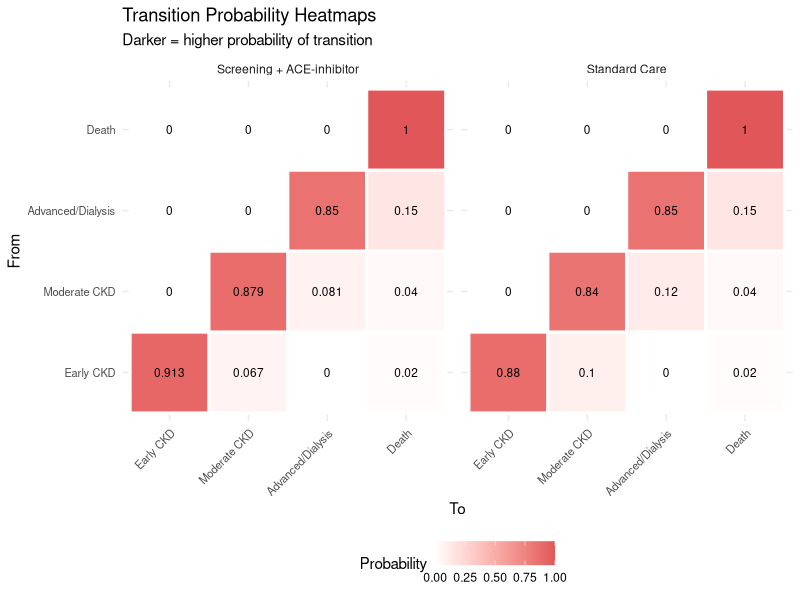
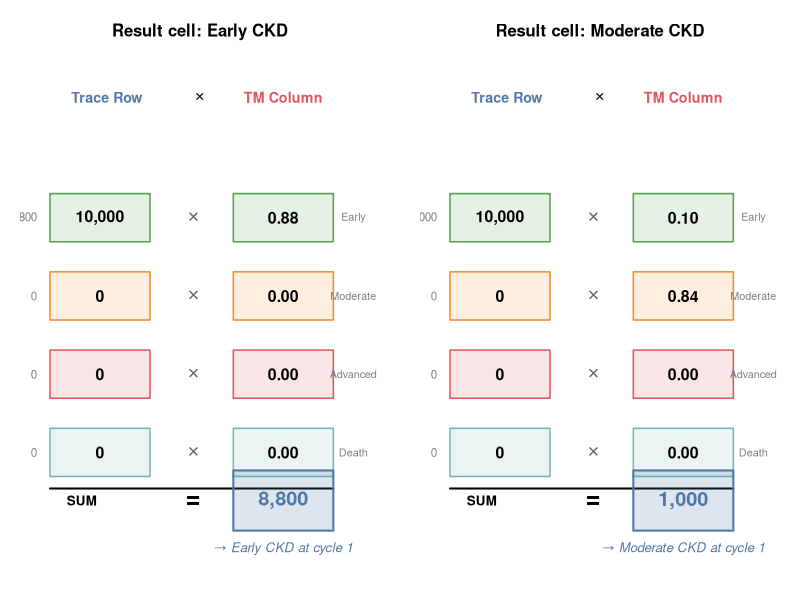
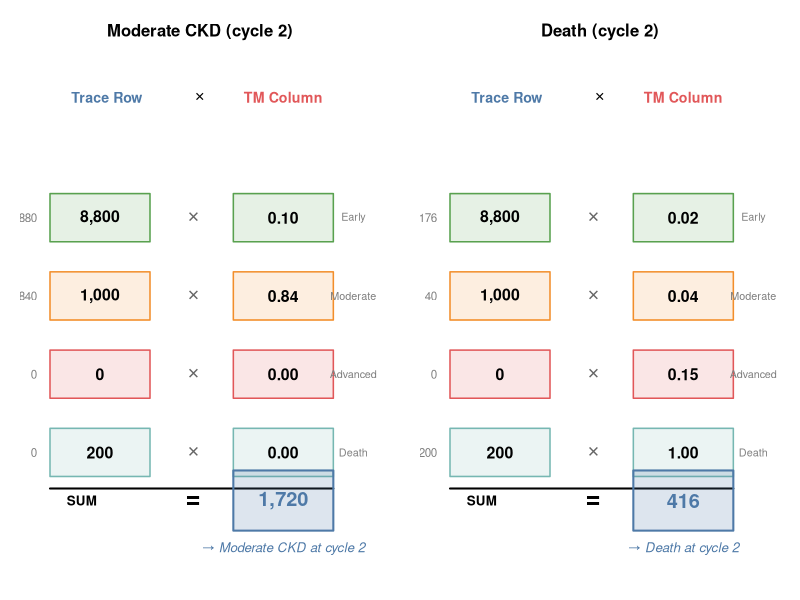
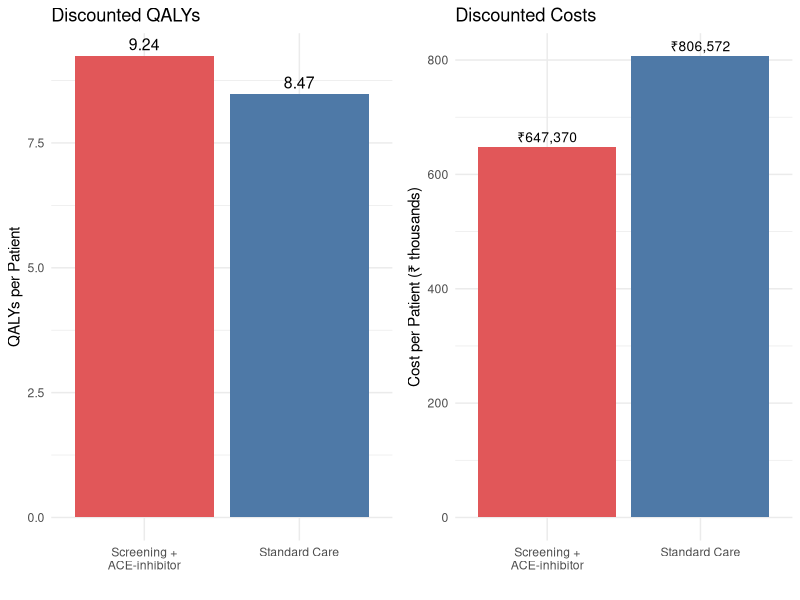
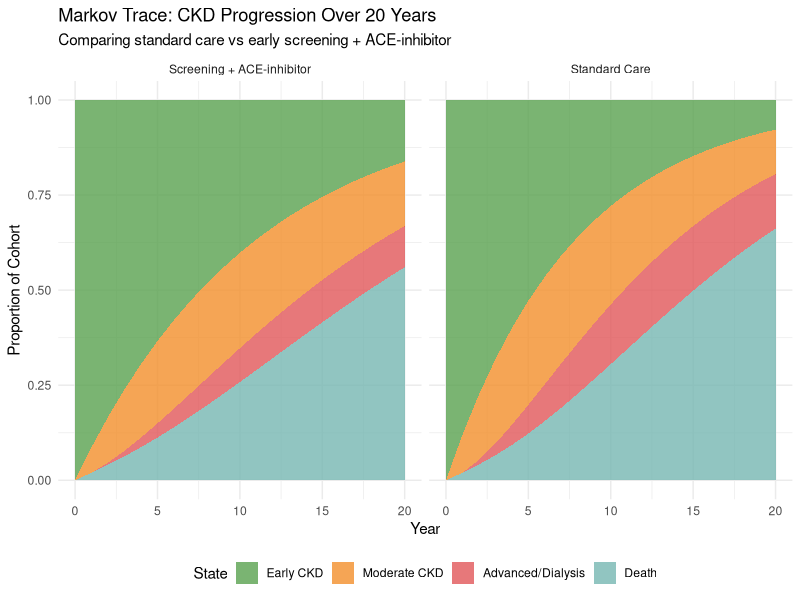
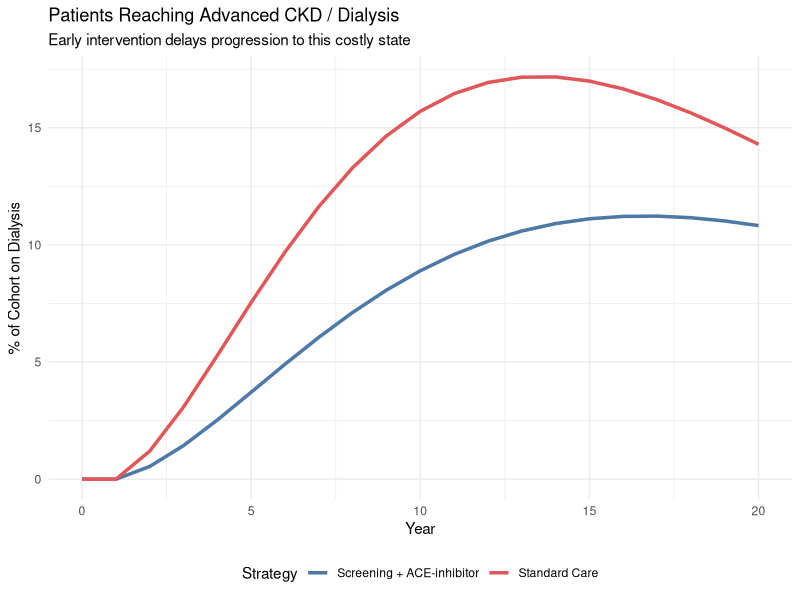
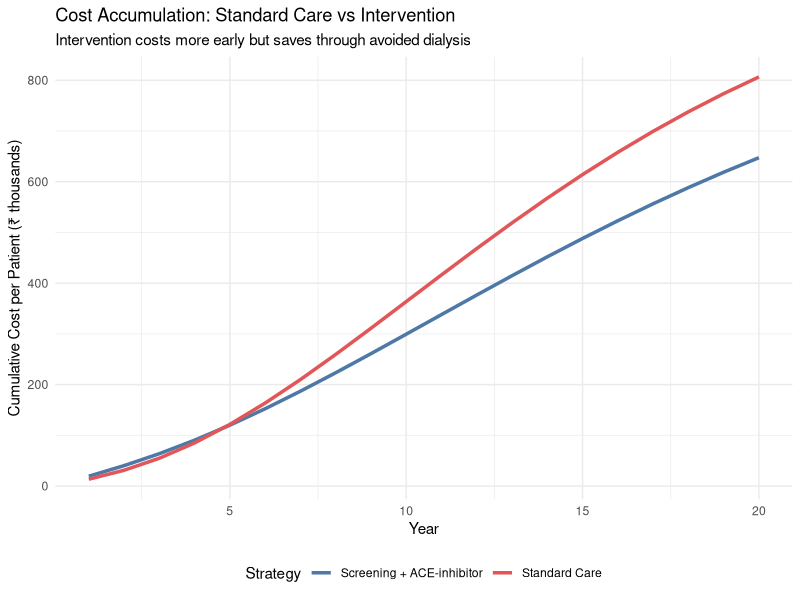
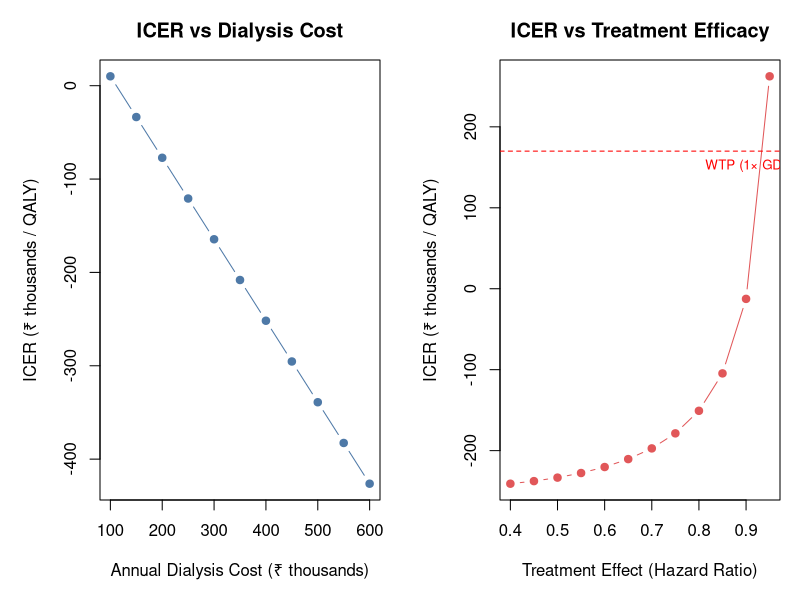

These charts were generated, in order, by the following R code:
## ---- chunk 1
#| label: fig-ckd-states
#| echo: true
#| fig-cap: "CKD Markov model: health states and transitions"

library(DiagrammeR)

grViz("
digraph ckd_markov {
  graph [rankdir=LR, bgcolor='transparent', fontname='Helvetica', nodesep=0.8]
  node [fontname='Helvetica', fontsize=11, style='filled,rounded', shape=box]

  E [label='Early CKD\n(Stage 1-2)\neGFR ≥ 60', fillcolor='#59a14f', fontcolor='white', width=1.8]
  M [label='Moderate CKD\n(Stage 3)\neGFR 30-59', fillcolor='#f28e2b', fontcolor='white', width=1.8]
  A [label='Advanced CKD\n/ Dialysis\n(Stage 4-5)', fillcolor='#e15759', fontcolor='white', width=1.8]
  D [label='Death', fillcolor='#76b7b2', fontcolor='white', shape=doublecircle, width=1.2]

  E -> M [label='p_12', fontsize=10]
  M -> A [label='p_23', fontsize=10]
  E -> D [label='p_1d', fontsize=10]
  M -> D [label='p_2d', fontsize=10]
  A -> D [label='p_3d', fontsize=10]

  E -> E [label='stay', style=dashed, fontsize=9]
  M -> M [label='stay', style=dashed, fontsize=9]
  A -> A [label='stay', style=dashed, fontsize=9]
}
")
## ---- chunk 2
#| label: parameters
#| echo: true

library(knitr)

# ============================================================
# MODEL PARAMETERS — CKD Markov Model
# ============================================================

# --- Cohort ---
n_cohort <- 10000   # Cohort of 10,000 patients with early CKD
n_cycles <- 20      # 20-year time horizon
cycle_length <- 1   # Annual cycles

# --- Starting Distribution ---
# All patients start in Early CKD (detected through screening)
state_names <- c("Early CKD", "Moderate CKD", "Advanced/Dialysis", "Death")
n_states <- length(state_names)

# --- Annual Transition Probabilities: STANDARD CARE ---
# Source: Adapted from international CKD progression literature
# (Go et al. 2004 NEJM; Kerr et al. 2012; SEEK study India)
# Adjusted for Indian demographics (younger onset, higher diabetes burden)

# From Early CKD (Stage 1-2)
p_12_standard <- 0.10   # Early → Moderate (annual)
p_1d_standard <- 0.02   # Early → Death (background + CKD-related)

# From Moderate CKD (Stage 3)
p_23_standard <- 0.12   # Moderate → Advanced (annual)
p_2d_standard <- 0.04   # Moderate → Death

# From Advanced CKD / Dialysis (Stage 4-5)
p_3d_standard <- 0.15   # Advanced → Death (annual)
# Source: Indian dialysis mortality ~15-25% annually
# (Rajapurkar et al. 2012; Indian CKD Registry)

# --- Costs (₹ per year) ---
# Source: Indian hospital data; PMJAY package rates; Jeloka et al. 2007;
#         Inside CKD India projections (Lancet eClinicalMedicine 2024)

# State costs (annual)
cost_early    <- 12000    # OPD visits, basic labs, lifestyle counselling
cost_moderate <- 45000    # Specialist visits, medications, frequent labs
cost_advanced <- 350000   # Dialysis (2-3 sessions/week at public hospital rates)
cost_death    <- 0

# Intervention-specific costs
cost_screening  <- 500     # One-time population screening cost per person
cost_ace_annual <- 6000    # ACE-inhibitor + monitoring (generic enalapril/ramipril)

# --- Utility Weights (annual QALYs) ---
# Source: Adapted from Gorodetskaya et al. 2005; Tajima et al. 2010
# Indian EQ-5D data limited; disclaimer applies
utility_early    <- 0.85
utility_moderate <- 0.72
utility_advanced <- 0.55   # Dialysis significantly reduces quality of life
utility_death    <- 0.00

# --- Discount Rate ---
discount_rate <- 0.03  # 3% annual for both costs and QALYs

# --- WTP Threshold ---
wtp_india <- 170000  # ~1x GDP per capita India
## ---- chunk 3
#| label: param-summary
#| echo: true

# Display parameters as a clean table
param_table <- data.frame(
  Parameter = c("Cohort size", "Time horizon", "Discount rate",
                "p(Early→Moderate)", "p(Early→Death)",
                "p(Moderate→Advanced)", "p(Moderate→Death)",
                "p(Advanced→Death)",
                "Cost: Early CKD", "Cost: Moderate CKD",
                "Cost: Advanced/Dialysis", "Cost: Screening (one-time)",
                "Cost: ACE-inhibitor (annual)",
                "Utility: Early", "Utility: Moderate",
                "Utility: Advanced", "Utility: Death"),
  Value = c("10,000", "20 years", "3%",
            "0.10", "0.02", "0.12", "0.04", "0.15",
            "₹12,000", "₹45,000", "₹3,50,000", "₹500", "₹6,000",
            "0.85", "0.72", "0.55", "0.00"),
  Source = c("Assumption", "Standard for chronic disease", "Indian HTA guidelines",
             "Go 2004; SEEK India", "Background + CKD-related",
             "Go 2004; Kerr 2012", "CKD-related excess mortality",
             "Indian CKD Registry; Rajapurkar 2012",
             "PMJAY rates", "Specialist care estimates",
             "Public hospital dialysis", "Population screening", "Generic enalapril",
             "Gorodetskaya 2005", "Gorodetskaya 2005",
             "Tajima 2010; Indian EQ-5D limited", "Convention")
)

kable(param_table, align = "llr",
      caption = "Model parameters with sources")
## ---- chunk 4
#| label: hr-conversion
#| echo: true

# --- Treatment Effect: HR = 0.66 ---
treatment_effect_hr <- 0.66

# Step-by-step conversion for Early → Moderate
rate_12 <- -log(1 - p_12_standard)                     # Step 1: prob → rate
rate_12_int <- rate_12 * treatment_effect_hr            # Step 2: apply HR
p_12_intervention <- 1 - exp(-rate_12_int)              # Step 3: rate → prob

# This is mathematically equivalent to the shortcut:
p_12_shortcut <- 1 - (1 - p_12_standard)^treatment_effect_hr

# Verify they match
kable(data.frame(
  Transition = c("Early → Moderate", "Moderate → Advanced"),
  Standard = c(p_12_standard, p_23_standard),
  `Step-by-step` = c(p_12_intervention, 1 - exp(-(-log(1 - p_23_standard)) * treatment_effect_hr)),
  Shortcut = c(p_12_shortcut, 1 - (1 - p_23_standard)^treatment_effect_hr),
  check.names = FALSE
), digits = 6, caption = "HR → probability conversion: both methods agree")

# Use the shortcut going forward
p_12_intervention <- 1 - (1 - p_12_standard)^treatment_effect_hr
p_23_intervention <- 1 - (1 - p_23_standard)^treatment_effect_hr

# Mortality not directly affected by ACE-inhibitor
p_1d_intervention <- p_1d_standard
p_2d_intervention <- p_2d_standard
p_3d_intervention <- p_3d_standard
## ---- chunk 5
#| label: matrix-scaffold
#| echo: true

# Start with an empty 4×4 matrix of zeros
tm_standard <- matrix(0, nrow = n_states, ncol = n_states,
                      dimnames = list(state_names, state_names))

# At this point, every cell is 0:
kable(tm_standard, digits = 2,
      caption = "Step 1: Empty scaffold — all zeros")
## ---- chunk 6
#| label: matrix-populate
#| echo: true

# --- Method A: State-name indexing (recommended for clarity) ---
# From Early CKD
tm_standard["Early CKD", "Moderate CKD"] <- p_12_standard       # progression
tm_standard["Early CKD", "Death"]        <- p_1d_standard       # mortality
tm_standard["Early CKD", "Early CKD"]    <- 1 - p_12_standard - p_1d_standard  # stay

# From Moderate CKD
tm_standard["Moderate CKD", "Advanced/Dialysis"] <- p_23_standard
tm_standard["Moderate CKD", "Death"]             <- p_2d_standard
tm_standard["Moderate CKD", "Moderate CKD"]      <- 1 - p_23_standard - p_2d_standard

# From Advanced/Dialysis
tm_standard["Advanced/Dialysis", "Death"]             <- p_3d_standard
tm_standard["Advanced/Dialysis", "Advanced/Dialysis"]  <- 1 - p_3d_standard

# Death is absorbing
tm_standard["Death", "Death"] <- 1

# --- Method B: Numeric indexing (equivalent) ---
# tm_standard[1, 2] <- p_12_standard      # row 1 = Early, col 2 = Moderate
# tm_standard[1, 4] <- p_1d_standard      # row 1 = Early, col 4 = Death
# tm_standard[1, 1] <- 1 - p_12_standard - p_1d_standard
# ... and so on

kable(tm_standard, digits = 4,
      caption = "Standard Care transition matrix — completed")
## ---- chunk 7
#| label: rowsum-check
#| echo: true

# Every row must sum to exactly 1.0
kable(data.frame(
  State = state_names,
  `Row Sum` = rowSums(tm_standard),
  check.names = FALSE
), caption = "Row-sum check: all rows must equal 1.000")
## ---- chunk 8
#| label: intervention-matrix
#| echo: true

# Build intervention matrix — same structure, different progression rates
tm_intervention <- matrix(0, nrow = n_states, ncol = n_states,
                          dimnames = list(state_names, state_names))

tm_intervention["Early CKD", "Moderate CKD"] <- p_12_intervention
tm_intervention["Early CKD", "Death"]        <- p_1d_intervention
tm_intervention["Early CKD", "Early CKD"]    <- 1 - p_12_intervention - p_1d_intervention

tm_intervention["Moderate CKD", "Advanced/Dialysis"] <- p_23_intervention
tm_intervention["Moderate CKD", "Death"]             <- p_2d_intervention
tm_intervention["Moderate CKD", "Moderate CKD"]      <- 1 - p_23_intervention - p_2d_intervention

tm_intervention["Advanced/Dialysis", "Death"]             <- p_3d_intervention
tm_intervention["Advanced/Dialysis", "Advanced/Dialysis"]  <- 1 - p_3d_intervention

tm_intervention["Death", "Death"] <- 1

kable(tm_intervention, digits = 4,
      caption = "Intervention transition matrix — ACE-inhibitor slows progression")
## ---- chunk 9
#| label: fig-tm-heatmap
#| echo: true
#| fig-cap: "Transition matrix heatmap — Standard Care vs Intervention"

library(tidyr)
library(ggplot2)

tm_df_std <- as.data.frame(as.table(tm_standard))
names(tm_df_std) <- c("From", "To", "Probability")
tm_df_std$Strategy <- "Standard Care"

tm_df_int <- as.data.frame(as.table(tm_intervention))
names(tm_df_int) <- c("From", "To", "Probability")
tm_df_int$Strategy <- "Screening + ACE-inhibitor"

tm_combined <- rbind(tm_df_std, tm_df_int)

ggplot(tm_combined, aes(x = To, y = From, fill = Probability)) +
  geom_tile(colour = "white", linewidth = 1) +
  geom_text(aes(label = round(Probability, 3)), size = 3) +
  facet_wrap(~Strategy) +
  scale_fill_gradient(low = "white", high = "#e15759") +
  labs(title = "Transition Probability Heatmaps",
       subtitle = "Darker = higher probability of transition") +
  theme_minimal() +
  theme(axis.text.x = element_text(angle = 45, hjust = 1, size = 8),
        axis.text.y = element_text(size = 8),
        legend.position = "bottom")
## ---- chunk 10
#| label: fig-handshake
#| echo: true
#| fig-cap: "The handshake: row from trace meets column from TM, multiply pairs, sum to get result"
#| fig-height: 7
#| fig-width: 9

# ---------------------------------------------------------------
# HANDSHAKE VISUALISATION
# We show how result[1, "Early CKD"] is computed:
#   trace row meets TM column "Early CKD" face-to-face
# Then repeat for "Moderate CKD" column to show the pattern
# ---------------------------------------------------------------

par(mfrow = c(1, 2), mar = c(1, 1, 3, 1))

# --- Helper function to draw one handshake ---
draw_handshake <- function(row_vals, col_vals, row_labels,
                           result_val, result_label, title_text) {
  plot(NULL, xlim = c(0, 10), ylim = c(-1.5, 6.5), axes = FALSE, ann = FALSE)
  title(main = title_text, cex.main = 1.0, font.main = 2)

  # Column headers
  text(2.2, 6.2, "Trace Row", cex = 0.85, font = 2, col = "#4e79a7")
  text(5.0, 6.2, expression(symbol("\264")), cex = 1.0)
  text(7.5, 6.2, "TM Column", cex = 0.85, font = 2, col = "#e15759")

  # Draw each pair face-to-face
  box_cols <- c("#59a14f", "#f28e2b", "#e15759", "#76b7b2")

  for (i in 1:4) {
    y <- 5.5 - i * 1.3

    # Left box: trace row element
    rect(0.5, y - 0.4, 3.5, y + 0.4,
         col = paste0(box_cols[i], "25"), border = box_cols[i], lwd = 1.5)
    text(2.0, y, format(row_vals[i], big.mark = ","), cex = 0.95, font = 2)

    # Multiplication sign between
    text(4.8, y, expression(symbol("\264")), cex = 1.2, col = "grey40")

    # Right box: TM column element
    rect(6.0, y - 0.4, 9.0, y + 0.4,
         col = paste0(box_cols[i], "25"), border = box_cols[i], lwd = 1.5)
    text(7.5, y, sprintf("%.2f", col_vals[i]), cex = 0.95, font = 2)

    # State label on far right
    text(9.6, y, row_labels[i], cex = 0.65, col = "grey50")

    # Product on far left
    product <- row_vals[i] * col_vals[i]
    text(0.1, y, format(round(product, 1), big.mark = ","),
         cex = 0.7, col = "grey50", adj = 1)
  }

  # Sum line and result
  segments(0.5, -0.3, 9.0, -0.3, lwd = 2, col = "black")
  text(1.0, -0.5, "SUM", cex = 0.8, font = 2, adj = 0)
  text(4.8, -0.5, "=", cex = 1.5, font = 2)

  # Result box
  rect(6.0, -1.0, 9.0, -0.0, col = "#4e79a730", border = "#4e79a7", lwd = 2)
  text(7.5, -0.5, format(round(result_val, 1), big.mark = ","),
       cex = 1.2, font = 2, col = "#4e79a7")
  text(7.5, -1.3, result_label, cex = 0.8, font = 3, col = "#4e79a7")
}

# --- Trace row (cycle 0): all 10,000 in Early CKD ---
trace_row <- c(10000, 0, 0, 0)
labels <- c("Early", "Moderate", "Advanced", "Death")

# Handshake 1: trace row × TM column "Early CKD"
tm_col_early <- tm_standard[, "Early CKD"]
draw_handshake(trace_row, tm_col_early, labels,
               sum(trace_row * tm_col_early),
               "→ Early CKD at cycle 1",
               "Result cell: Early CKD")

# Handshake 2: trace row × TM column "Moderate CKD"
tm_col_mod <- tm_standard[, "Moderate CKD"]
draw_handshake(trace_row, tm_col_mod, labels,
               sum(trace_row * tm_col_mod),
               "→ Moderate CKD at cycle 1",
               "Result cell: Moderate CKD")
## ---- chunk 11
#| label: matmul-demo
#| echo: true

# --- Cycle 0: Starting state ---
trace_0 <- c(10000, 0, 0, 0)
names(trace_0) <- state_names

# R computes all 4 handshakes in one line:
trace_1 <- trace_0 %*% tm_standard
trace_1 <- as.numeric(trace_1)
names(trace_1) <- state_names

# Show the element-by-element computation
handshake_table <- data.frame(
  `Result Cell` = state_names,
  `Dot Product` = c(
    "10000×0.88 + 0×0 + 0×0 + 0×0",
    "10000×0.10 + 0×0.84 + 0×0 + 0×0",
    "10000×0 + 0×0.12 + 0×0.85 + 0×0",
    "10000×0.02 + 0×0.04 + 0×0.15 + 0×1"
  ),
  `= Count` = format(trace_1, big.mark = ","),
  check.names = FALSE
)

kable(handshake_table,
      caption = "Cycle 0 → 1: each result cell is one row × column handshake")
## ---- chunk 12
#| label: fig-handshake-cycle2
#| echo: true
#| fig-cap: "Cycle 1 → 2: with patients in multiple states, the dot products have more non-zero terms"
#| fig-height: 7
#| fig-width: 9

par(mfrow = c(1, 2), mar = c(1, 1, 3, 1))

# Handshake: trace_1 × TM column "Moderate CKD"
tm_col_mod <- tm_standard[, "Moderate CKD"]
draw_handshake(trace_1, tm_col_mod, labels,
               sum(trace_1 * tm_col_mod),
               "→ Moderate CKD at cycle 2",
               "Moderate CKD (cycle 2)")

# Handshake: trace_1 × TM column "Death"
tm_col_death <- tm_standard[, "Death"]
draw_handshake(trace_1, tm_col_death, labels,
               sum(trace_1 * tm_col_death),
               "→ Death at cycle 2",
               "Death (cycle 2)")
## ---- chunk 13
#| label: matmul-cycles-2-3
#| echo: true

# Cycle 1 → 2
trace_2 <- as.numeric(trace_1 %*% tm_standard)
names(trace_2) <- state_names

# Cycle 2 → 3
trace_3 <- as.numeric(trace_2 %*% tm_standard)
names(trace_3) <- state_names

# Show the first 4 cycles as a table
first_cycles <- data.frame(
  Cycle = 0:3,
  `Early CKD` = c(trace_0[1], trace_1[1], trace_2[1], trace_3[1]),
  `Moderate CKD` = c(trace_0[2], trace_1[2], trace_2[2], trace_3[2]),
  `Advanced/Dialysis` = c(trace_0[3], trace_1[3], trace_2[3], trace_3[3]),
  Death = c(trace_0[4], trace_1[4], trace_2[4], trace_3[4]),
  check.names = FALSE
)

kable(first_cycles, digits = 1,
      caption = "First 4 cycles: watch the cohort flow through states")
## ---- chunk 14
#| label: markov-simulation
#| echo: true

# --- Markov Cohort Simulation ---
# Step 1: Create the trace matrix (21 rows × 4 columns)
trace_std <- matrix(0, nrow = n_cycles + 1, ncol = n_states,
                    dimnames = list(paste0("Cycle_", 0:n_cycles), state_names))
trace_std[1, 1] <- n_cohort  # All start in Early CKD

trace_int <- trace_std  # Same starting point for intervention

# Step 2: Run the simulation loop
for (cycle in 1:n_cycles) {
  trace_std[cycle + 1, ] <- trace_std[cycle, ] %*% tm_standard
  trace_int[cycle + 1, ] <- trace_int[cycle, ] %*% tm_intervention
}
## ---- chunk 15
#| label: trace-table
#| echo: true

# Show first 6 and last 3 cycles
trace_display <- as.data.frame(round(trace_std, 1))
trace_display$Cycle <- 0:n_cycles
trace_display$Total <- rowSums(trace_std)
trace_display <- trace_display[, c("Cycle", state_names, "Total")]

# Show selected rows
rows_to_show <- c(1:6, 11, 16, 21)  # cycles 0-5, 10, 15, 20
kable(trace_display[rows_to_show, ], digits = 1, row.names = FALSE,
      caption = "Markov trace (Standard Care): patient counts per state")
## ---- chunk 16
#| label: half-cycle
#| echo: true

# Half-cycle corrected trace: average start and end of each cycle
trace_hcc_std <- (trace_std[1:n_cycles, ] + trace_std[2:(n_cycles + 1), ]) / 2
trace_hcc_int <- (trace_int[1:n_cycles, ] + trace_int[2:(n_cycles + 1), ]) / 2

# Show the difference for cycle 1
kable(data.frame(
  Measure = c("Start of cycle 1 (trace row 1)",
              "End of cycle 1 (trace row 2)",
              "Half-cycle corrected average"),
  `Early CKD` = c(trace_std[1, 1], trace_std[2, 1],
                   trace_hcc_std[1, 1]),
  `Moderate CKD` = c(trace_std[1, 2], trace_std[2, 2],
                      trace_hcc_std[1, 2]),
  `Adv/Dialysis` = c(trace_std[1, 3], trace_std[2, 3],
                      trace_hcc_std[1, 3]),
  Death = c(trace_std[1, 4], trace_std[2, 4],
            trace_hcc_std[1, 4]),
  check.names = FALSE
), digits = 1, caption = "Half-cycle correction for cycle 1: averaging start and end")
## ---- chunk 17
#| label: discounting
#| echo: true

# Discount factors for each cycle
discount_factors <- 1 / (1 + discount_rate)^(0:(n_cycles - 1))

# Show the first few
kable(data.frame(
  Cycle = 1:10,
  `Discount Factor` = round(discount_factors[1:10], 4),
  `₹1,00,000 worth today` = paste0("₹", format(round(100000 * discount_factors[1:10]), big.mark = ",")),
  check.names = FALSE
), caption = "Discount factors: ₹1,00,000 in future years expressed in today's value")
## ---- chunk 18
#| label: cost-qaly-calculation
#| echo: true

# Cost and utility vectors
costs_standard     <- c(cost_early, cost_moderate, cost_advanced, cost_death)
costs_intervention <- c(cost_early + cost_ace_annual,   # ACE-inhibitor added
                        cost_moderate + cost_ace_annual,
                        cost_advanced,   # ACE-inhibitor usually stopped in advanced CKD
                        cost_death)
utilities <- c(utility_early, utility_moderate, utility_advanced, utility_death)

# Cycle costs = HCC trace × cost vector (matrix multiplication)
cycle_costs_std <- trace_hcc_std %*% costs_standard
cycle_costs_int <- trace_hcc_int %*% costs_intervention

# Cycle QALYs = HCC trace × utility vector
cycle_qalys_std <- trace_hcc_std %*% utilities
cycle_qalys_int <- trace_hcc_int %*% utilities

# Apply discounting
disc_costs_std <- cycle_costs_std * discount_factors
disc_costs_int <- cycle_costs_int * discount_factors
disc_qalys_std <- cycle_qalys_std * discount_factors
disc_qalys_int <- cycle_qalys_int * discount_factors

# Total across all cycles
total_cost_std <- sum(disc_costs_std)
total_cost_int <- sum(disc_costs_int) + n_cohort * cost_screening  # add one-time screening
total_qaly_std <- sum(disc_qalys_std)
total_qaly_int <- sum(disc_qalys_int)

# ICER
inc_cost <- total_cost_int - total_cost_std
inc_qaly <- total_qaly_int - total_qaly_std
icer <- inc_cost / inc_qaly
## ---- chunk 19
#| label: results-table
#| echo: true

results_summary <- data.frame(
  Strategy = c("Standard Care", "Screening + ACE-inhibitor", "Incremental"),
  `Total Cost (₹)` = c(
    format(round(total_cost_std), big.mark = ","),
    format(round(total_cost_int), big.mark = ","),
    format(round(inc_cost), big.mark = ",")
  ),
  `Total QALYs` = c(
    round(total_qaly_std, 1),
    round(total_qaly_int, 1),
    round(inc_qaly, 1)
  ),
  `Per Patient Cost` = c(
    paste0("₹", format(round(total_cost_std / n_cohort), big.mark = ",")),
    paste0("₹", format(round(total_cost_int / n_cohort), big.mark = ",")),
    paste0("₹", format(round(inc_cost / n_cohort), big.mark = ","))
  ),
  `Per Patient QALYs` = c(
    round(total_qaly_std / n_cohort, 4),
    round(total_qaly_int / n_cohort, 4),
    round(inc_qaly / n_cohort, 4)
  ),
  check.names = FALSE
)

kable(results_summary, align = "lrrrr",
      caption = "Cost-effectiveness results (20-year horizon, 3% discounting)")
## ---- chunk 20
#| label: icer-interpretation
#| echo: true

# ICER interpretation
icer_formatted <- format(round(icer), big.mark = ",")

interpretation <- if (icer < 0) {
  "DOMINANT — the intervention is less costly AND more effective"
} else if (icer < wtp_india) {
  paste0("Highly cost-effective (ICER < WTP threshold of ₹", format(wtp_india, big.mark = ","), ")")
} else if (icer < 3 * wtp_india) {
  "Cost-effective (ICER < 3× GDP per capita)"
} else {
  "NOT cost-effective at conventional thresholds"
}

kable(data.frame(
  Metric = c("ICER", "WTP Threshold (1× GDP/capita)", "Conclusion"),
  Value = c(paste0("₹", icer_formatted, " per QALY gained"),
            paste0("₹", format(wtp_india, big.mark = ",")),
            interpretation),
  check.names = FALSE
), caption = "Cost-effectiveness conclusion")
## ---- chunk 21
#| label: fig-qaly-breakdown
#| echo: true
#| fig-cap: "Discounted costs and QALYs per patient by strategy"

library(gridExtra)

qaly_data <- data.frame(
  Strategy = c("Standard Care", "Screening +\nACE-inhibitor"),
  Total_QALY = c(total_qaly_std / n_cohort, total_qaly_int / n_cohort),
  Total_Cost = c(total_cost_std / n_cohort, total_cost_int / n_cohort)
)

p1 <- ggplot(qaly_data, aes(x = Strategy, y = Total_QALY, fill = Strategy)) +
  geom_col(show.legend = FALSE) +
  geom_text(aes(label = round(Total_QALY, 2)), vjust = -0.5, size = 4) +
  scale_fill_manual(values = c("#e15759", "#4e79a7")) +
  labs(x = "", y = "QALYs per Patient", title = "Discounted QALYs") +
  theme_minimal()

p2 <- ggplot(qaly_data, aes(x = Strategy, y = Total_Cost / 1000, fill = Strategy)) +
  geom_col(show.legend = FALSE) +
  geom_text(aes(label = paste0("₹", format(round(Total_Cost), big.mark = ","))),
            vjust = -0.5, size = 3.5) +
  scale_fill_manual(values = c("#e15759", "#4e79a7")) +
  labs(x = "", y = "Cost per Patient (₹ thousands)", title = "Discounted Costs") +
  theme_minimal()

grid.arrange(p1, p2, ncol = 2)
## ---- chunk 22
#| label: fig-markov-trace
#| echo: true
#| fig-cap: "Markov trace: cohort distribution over 20 years"

trace_df_std <- as.data.frame(trace_std / n_cohort)
trace_df_std$Cycle <- 0:n_cycles
trace_df_std$Strategy <- "Standard Care"

trace_df_int <- as.data.frame(trace_int / n_cohort)
trace_df_int$Cycle <- 0:n_cycles
trace_df_int$Strategy <- "Screening + ACE-inhibitor"

trace_combined <- rbind(trace_df_std, trace_df_int)

trace_long <- pivot_longer(trace_combined,
                           cols = all_of(state_names),
                           names_to = "State",
                           values_to = "Proportion")

trace_long$State <- factor(trace_long$State, levels = state_names)

ggplot(trace_long, aes(x = Cycle, y = Proportion, fill = State)) +
  geom_area(alpha = 0.8) +
  facet_wrap(~Strategy) +
  scale_fill_manual(values = c("Early CKD" = "#59a14f",
                                "Moderate CKD" = "#f28e2b",
                                "Advanced/Dialysis" = "#e15759",
                                "Death" = "#76b7b2")) +
  labs(
    x = "Year", y = "Proportion of Cohort",
    title = "Markov Trace: CKD Progression Over 20 Years",
    subtitle = "Comparing standard care vs early screening + ACE-inhibitor"
  ) +
  theme_minimal() +
  theme(legend.position = "bottom")
## ---- chunk 23
#| label: fig-dialysis
#| echo: true
#| fig-cap: "Proportion of cohort in Advanced CKD/Dialysis over time"

dialysis_data <- data.frame(
  Year = rep(0:n_cycles, 2),
  Proportion = c(trace_std[, "Advanced/Dialysis"] / n_cohort,
                 trace_int[, "Advanced/Dialysis"] / n_cohort),
  Strategy = rep(c("Standard Care", "Screening + ACE-inhibitor"), each = n_cycles + 1)
)

ggplot(dialysis_data, aes(x = Year, y = Proportion * 100, colour = Strategy)) +
  geom_line(linewidth = 1.2) +
  labs(x = "Year", y = "% of Cohort on Dialysis",
       title = "Patients Reaching Advanced CKD / Dialysis",
       subtitle = "Early intervention delays progression to this costly state") +
  scale_colour_manual(values = c("Standard Care" = "#e15759",
                                  "Screening + ACE-inhibitor" = "#4e79a7")) +
  theme_minimal() +
  theme(legend.position = "bottom")
## ---- chunk 24
#| label: fig-cumcost
#| echo: true
#| fig-cap: "Cumulative discounted costs per patient over 20 years"

cumcost_std <- cumsum(disc_costs_std) / n_cohort
cumcost_int <- cumsum(disc_costs_int) / n_cohort + cost_screening

cost_over_time <- data.frame(
  Year = rep(1:n_cycles, 2),
  Cumulative_Cost = c(cumcost_std, cumcost_int),
  Strategy = rep(c("Standard Care", "Screening + ACE-inhibitor"), each = n_cycles)
)

ggplot(cost_over_time, aes(x = Year, y = Cumulative_Cost / 1000, colour = Strategy)) +
  geom_line(linewidth = 1.2) +
  labs(x = "Year", y = "Cumulative Cost per Patient (₹ thousands)",
       title = "Cost Accumulation: Standard Care vs Intervention",
       subtitle = "Intervention costs more early but saves through avoided dialysis") +
  scale_colour_manual(values = c("Standard Care" = "#e15759",
                                  "Screening + ACE-inhibitor" = "#4e79a7")) +
  theme_minimal() +
  theme(legend.position = "bottom")
## ---- chunk 25
#| label: one-way-sa
#| echo: true
#| fig-cap: "One-way sensitivity analysis: ICER vs dialysis cost and treatment effect"

# Helper function to run one arm (avoids repeating the full loop)
run_arm <- function(tm, cost_vec, n_cohort, n_cycles, utilities, discount_rate) {
  trace <- matrix(0, nrow = n_cycles + 1, ncol = 4)
  trace[1, 1] <- n_cohort
  for (c in 1:n_cycles) trace[c + 1, ] <- trace[c, ] %*% tm
  hcc <- (trace[1:n_cycles, ] + trace[2:(n_cycles + 1), ]) / 2
  df <- 1 / (1 + discount_rate)^(0:(n_cycles - 1))
  list(cost = sum((hcc %*% cost_vec) * df),
       qaly = sum((hcc %*% utilities) * df))
}

# --- One-Way SA: Dialysis Cost ---
dialysis_range <- seq(100000, 600000, by = 50000)
icer_by_dialysis <- numeric(length(dialysis_range))

for (i in seq_along(dialysis_range)) {
  cs <- c(cost_early, cost_moderate, dialysis_range[i], 0)
  ci <- c(cost_early + cost_ace_annual, cost_moderate + cost_ace_annual, dialysis_range[i], 0)
  rs <- run_arm(tm_standard, cs, n_cohort, n_cycles, utilities, discount_rate)
  ri <- run_arm(tm_intervention, ci, n_cohort, n_cycles, utilities, discount_rate)
  ri$cost <- ri$cost + n_cohort * cost_screening
  icer_by_dialysis[i] <- (ri$cost - rs$cost) / (ri$qaly - rs$qaly)
}

# --- One-Way SA: Treatment Effect (HR) ---
hr_range <- seq(0.40, 0.95, by = 0.05)
icer_by_hr <- numeric(length(hr_range))

for (i in seq_along(hr_range)) {
  p12i <- 1 - (1 - p_12_standard)^hr_range[i]
  p23i <- 1 - (1 - p_23_standard)^hr_range[i]
  tm_sa <- tm_standard
  tm_sa[1, 2] <- p12i; tm_sa[1, 1] <- 1 - p12i - p_1d_standard
  tm_sa[2, 3] <- p23i; tm_sa[2, 2] <- 1 - p23i - p_2d_standard
  rs <- run_arm(tm_standard, costs_standard, n_cohort, n_cycles, utilities, discount_rate)
  ri <- run_arm(tm_sa, costs_intervention, n_cohort, n_cycles, utilities, discount_rate)
  ri$cost <- ri$cost + n_cohort * cost_screening
  icer_by_hr[i] <- (ri$cost - rs$cost) / (ri$qaly - rs$qaly)
}

# --- Plot Both ---
par(mfrow = c(1, 2), mar = c(5, 5, 3, 1))

plot(dialysis_range / 1000, icer_by_dialysis / 1000, type = "b", pch = 19,
     col = "#4e79a7", xlab = "Annual Dialysis Cost (₹ thousands)",
     ylab = "ICER (₹ thousands / QALY)", main = "ICER vs Dialysis Cost")
abline(h = wtp_india / 1000, col = "red", lty = 2)
text(max(dialysis_range) / 1000, wtp_india / 1000, "WTP (1× GDP/capita)",
     pos = 1, col = "red", cex = 0.8)

plot(hr_range, icer_by_hr / 1000, type = "b", pch = 19,
     col = "#e15759", xlab = "Treatment Effect (Hazard Ratio)",
     ylab = "ICER (₹ thousands / QALY)", main = "ICER vs Treatment Efficacy")
abline(h = wtp_india / 1000, col = "red", lty = 2)
text(max(hr_range), wtp_india / 1000, "WTP (1× GDP/capita)",
     pos = 1, col = "red", cex = 0.8)
## ---- chunk 26
#| label: cross-validation
#| echo: true

# Cross-validation reference table
xval <- data.frame(
  Metric = c("Standard: Cost/patient", "Standard: QALYs/patient",
             "Intervention: Cost/patient", "Intervention: QALYs/patient",
             "Incremental cost/patient", "Incremental QALYs/patient", "ICER"),
  `R Value` = c(
    paste0("₹", format(round(total_cost_std / n_cohort), big.mark = ",")),
    round(total_qaly_std / n_cohort, 4),
    paste0("₹", format(round(total_cost_int / n_cohort), big.mark = ",")),
    round(total_qaly_int / n_cohort, 4),
    paste0("₹", format(round(inc_cost / n_cohort), big.mark = ",")),
    round(inc_qaly / n_cohort, 4),
    paste0("₹", format(round(icer), big.mark = ","))
  ),
  `Excel Value` = rep("← check", 7),
  Match = rep("?", 7),
  check.names = FALSE
)

kable(xval, caption = "Cross-validation checklist: fill in Excel values and verify match")
